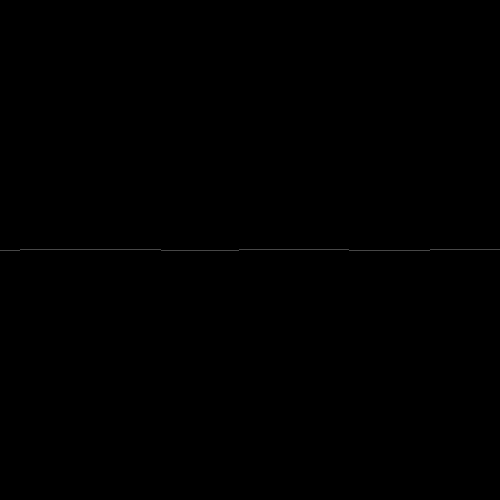
Frame 1 (no input)
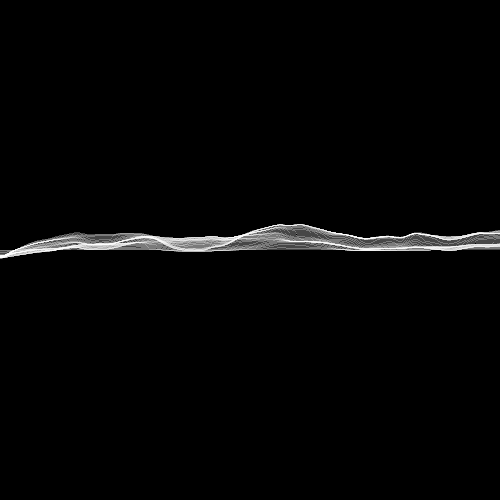
Frame 60 (the mouse pressed at the canvas centre just before this capture)
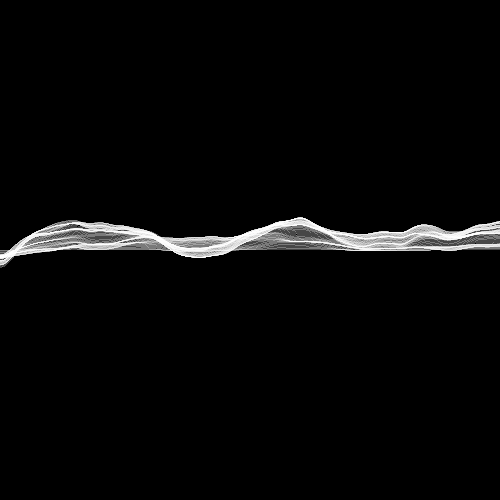
Frame 120 (the mouse held since frame 60 and released just before this capture)

The Processing sketch that drew these frames (run headless with seeded random() and noise(); from frame 60 on, the mouse is pressed at the canvas centre):

// Processing sketch: sketch44
// ── sketch44.pde
float DIV_X = 100.0f, DIV_FC = 10.0f;
float D=3;

float yarray[];

void setup() {
  size(500, 500);
  
  yarray = new float[width];
  
  background(0);
}

void draw() {
  //background(0);
  
  translate(0, height/2);
  
  stroke(255, 100);
  for (int x=0; x<width; x++) {
    // move
    yarray[x] += (noise(x / DIV_X, frameCount / DIV_FC) - 0.5) * D;
    
    // draw
    point(x, yarray[x]);
    
  }
}
